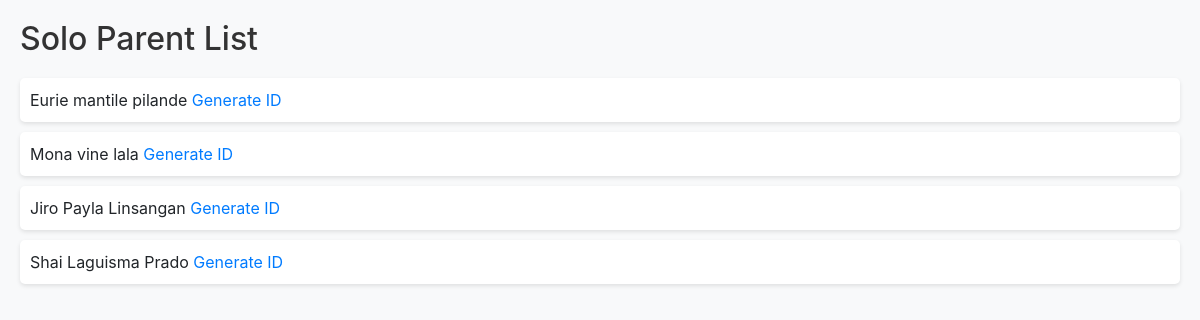
/solo_parent_id.php, run on the app's committed database.
### tables this page shows
CREATE TABLE `solo_parents` (
  `id` int(11) NOT NULL,
  `barangay` varchar(255) NOT NULL,
  `first_name` varchar(255) NOT NULL,
  `middle_name` varchar(255) DEFAULT NULL,
  `last_name` varchar(255) NOT NULL,
  `birthdate` date DEFAULT NULL,
  `place_of_birth` varchar(255) DEFAULT NULL,
  `address` varchar(255) NOT NULL,
  `solo_parent_category` enum('Widow','Unmarried','Separated','Victim of Violence','PWD') NOT NULL,
  `contact_number` varchar(20) DEFAULT NULL,
  `emergency_contact_name` varchar(255) DEFAULT NULL,
  `emergency_contact_relation` varchar(255) DEFAULT NULL,
  `emergency_contact_number` varchar(20) DEFAULT NULL,
  `emergency_contact_address` varchar(255) DEFAULT NULL
);

### solo_parent_id.php (the view, shortened to what this page needs)
<!DOCTYPE html>
<html lang="en">
<head>
    <link rel="stylesheet" href="https://stackpath.bootstrapcdn.com/bootstrap/4.5.2/css/bootstrap.min.css">
</head>
<body>
    <?php
    require_once('db_conn.php');
    $query = "SELECT * FROM solo_parents";
    $result = mysqli_query($conn, $query);
    if (mysqli_num_rows($result) > 0) {
        echo "<h2>Solo Parent List</h2>";
        echo "<ul>";
        while ($row = mysqli_fetch_assoc($result)) {
            $full_name = $row['first_name'] . ' ' . $row['middle_name'] . ' ' . $row['last_name'];
            echo "<li>{$full_name} <a href='generate_id.php?id={$row['id']}'>Generate ID</a></li>";
        }
        echo "</ul>";
    } else {
        echo "No solo parents found.";
    }
    ?>
</body>
</html>

### solo_parent_id.php (style rules this page uses)
body { padding: 20px; background-color: #f8f9fa; }
h2 { color: #333; margin-bottom: 20px; }
ul { list-style-type: none; padding: 0; }
li { margin-bottom: 10px; background-color: #fff; padding: 10px; border-radius: 5px; box-shadow: 0 2px 4px rgba(0,0,0,0.1); }
a { text-decoration: none; color: #007bff; }

### data on the page
solo_parents: full_name "Eurie mantile pilande"
solo_parents: full_name "Mona vine lala"
solo_parents: full_name "Jiro Payla Linsangan"
solo_parents: full_name "Shai Laguisma Prado"
